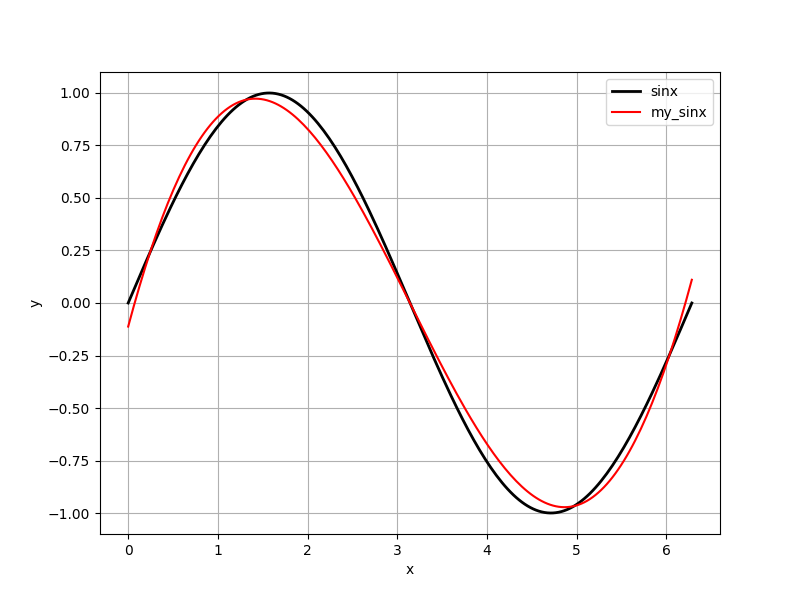

This chart was generated by the following Python code:
import numpy as np
import matplotlib.pyplot as plt
Eva = 1e-3
count = 67500

x = np.linspace(0, 2 * np.pi, 200) 
y = np.sin(x) 
xMean = np.mean(x)
xStd = np.std(x)
xStand = (x - xMean) / xStd

thetaArray = np.random.randn(6)

def MeanSquareLoss(x, y, thetaArray):
    m = len(y)
    pd = thetaArray[0] + thetaArray[1] * x + thetaArray[2] * (x ** 2) + thetaArray[3] * (x ** 3) + thetaArray[4] * (x ** 4) + thetaArray[
        5] * (x ** 5)
    return (1 / (2 * m)) * np.sum((pd - y) ** 2)

def gradientDescent(x, y, thetaArray, Eva, count):
    m = len(y)
    cost = np.zeros(count)

    for i in range(count):
        pd = thetaArray[0] + thetaArray[1] * x + thetaArray[2] * (x ** 2) + thetaArray[3] * (x ** 3) + thetaArray[4] * (x ** 4) + thetaArray[
            5] * (x ** 5)

        theta0 = (1 / m) * np.sum(pd - y)
        theta1 = (1 / m) * np.sum((pd - y) * x)
        theta2 = (1 / m) * np.sum((pd - y) * (x ** 2))
        theta3 = (1 / m) * np.sum((pd - y) * (x ** 3))
        theta4 = (1 / m) * np.sum((pd - y) * (x ** 4))
        theta5 = (1 / m) * np.sum((pd - y) * (x ** 5))

        thetaArray[0] -= Eva * theta0
        thetaArray[1] -= Eva * theta1
        thetaArray[2] -= Eva * theta2
        thetaArray[3] -= Eva * theta3
        thetaArray[4] -= Eva * theta4
        thetaArray[5] -= Eva * theta5
        cost[i] = MeanSquareLoss(x, y, thetaArray)
    return thetaArray, cost


thetaArray_gd, cost = gradientDescent(xStand, y, thetaArray, Eva, count)

y_final = thetaArray_gd[0] + thetaArray_gd[1] * xStand + thetaArray_gd[2] * (xStand ** 2) + \
            thetaArray_gd[3] * (xStand ** 3) + thetaArray_gd[4] * (xStand ** 4) + thetaArray_gd[5] * (
                        xStand ** 5)

plt.figure(figsize=(8, 6))
plt.grid(True)
plt.plot(x, y, label='sinx', color='black', linewidth=2)
plt.plot(x, y_final, label='my_sinx', color='red')
plt.legend()
plt.xlabel('x')
plt.ylabel('y')

plt.show()
